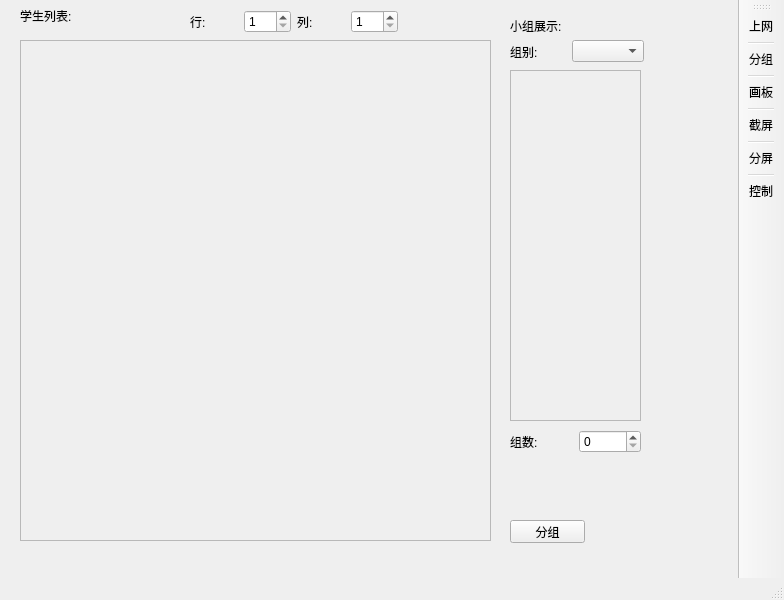
<?xml version="1.0" encoding="UTF-8"?>
<ui version="4.0">
 <class>MainWindow</class>
 <widget class="QMainWindow" name="MainWindow">
  <property name="geometry">
   <rect>
    <x>0</x>
    <y>0</y>
    <width>784</width>
    <height>600</height>
   </rect>
  </property>
  <property name="windowTitle">
   <string>MainWindow</string>
  </property>
  <widget class="QWidget" name="centralwidget">
   <widget class="QScrollArea" name="scrollArea_studentList">
    <property name="geometry">
     <rect>
      <x>20</x>
      <y>40</y>
      <width>471</width>
      <height>501</height>
     </rect>
    </property>
    <property name="widgetResizable">
     <bool>true</bool>
    </property>
    <widget class="QWidget" name="scrollAreaWidgetContents_studentList">
     <property name="geometry">
      <rect>
       <x>0</x>
       <y>0</y>
       <width>469</width>
       <height>499</height>
      </rect>
     </property>
    </widget>
   </widget>
   <widget class="QScrollArea" name="scrollArea_grouplist">
    <property name="geometry">
     <rect>
      <x>510</x>
      <y>70</y>
      <width>131</width>
      <height>351</height>
     </rect>
    </property>
    <property name="widgetResizable">
     <bool>true</bool>
    </property>
    <widget class="QWidget" name="scrollAreaWidgetContents_groupList">
     <property name="geometry">
      <rect>
       <x>0</x>
       <y>0</y>
       <width>129</width>
       <height>349</height>
      </rect>
     </property>
    </widget>
   </widget>
   <widget class="QLabel" name="label_studentList">
    <property name="geometry">
     <rect>
      <x>20</x>
      <y>10</y>
      <width>54</width>
      <height>12</height>
     </rect>
    </property>
    <property name="text">
     <string>学生列表:</string>
    </property>
   </widget>
   <widget class="QLabel" name="label_groupView">
    <property name="geometry">
     <rect>
      <x>510</x>
      <y>20</y>
      <width>54</width>
      <height>12</height>
     </rect>
    </property>
    <property name="text">
     <string>小组展示:</string>
    </property>
   </widget>
   <widget class="QPushButton" name="pushButton_grouping">
    <property name="geometry">
     <rect>
      <x>510</x>
      <y>520</y>
      <width>75</width>
      <height>23</height>
     </rect>
    </property>
    <property name="text">
     <string>分组</string>
    </property>
   </widget>
   <widget class="QWidget" name="layoutWidget">
    <property name="geometry">
     <rect>
      <x>510</x>
      <y>40</y>
      <width>134</width>
      <height>23</height>
     </rect>
    </property>
    <layout class="QHBoxLayout" name="horizontalLayout">
     <item>
      <widget class="QLabel" name="label">
       <property name="text">
        <string>组别:</string>
       </property>
      </widget>
     </item>
     <item>
      <widget class="QComboBox" name="comboBox_group"/>
     </item>
    </layout>
   </widget>
   <widget class="QWidget" name="layoutWidget">
    <property name="geometry">
     <rect>
      <x>190</x>
      <y>10</y>
      <width>208</width>
      <height>23</height>
     </rect>
    </property>
    <layout class="QHBoxLayout" name="horizontalLayout_2">
     <item>
      <widget class="QLabel" name="label_row">
       <property name="text">
        <string>行:</string>
       </property>
      </widget>
     </item>
     <item>
      <widget class="QSpinBox" name="spinBox_row">
       <property name="minimum">
        <number>1</number>
       </property>
      </widget>
     </item>
     <item>
      <widget class="QLabel" name="label_col">
       <property name="text">
        <string>列:</string>
       </property>
      </widget>
     </item>
     <item>
      <widget class="QSpinBox" name="spinBox_col">
       <property name="minimum">
        <number>1</number>
       </property>
      </widget>
     </item>
    </layout>
   </widget>
   <widget class="QWidget" name="layoutWidget">
    <property name="geometry">
     <rect>
      <x>510</x>
      <y>430</y>
      <width>131</width>
      <height>23</height>
     </rect>
    </property>
    <layout class="QHBoxLayout" name="horizontalLayout_3">
     <item>
      <widget class="QLabel" name="label_groupNum">
       <property name="text">
        <string>组数:</string>
       </property>
      </widget>
     </item>
     <item>
      <widget class="QSpinBox" name="spinBox_groupNum"/>
     </item>
    </layout>
   </widget>
  </widget>
  <widget class="QMenuBar" name="menubar">
   <property name="geometry">
    <rect>
     <x>0</x>
     <y>0</y>
     <width>784</width>
     <height>26</height>
    </rect>
   </property>
  </widget>
  <widget class="QStatusBar" name="statusbar"/>
  <widget class="QToolBar" name="toolBar">
   <property name="windowTitle">
    <string>toolBar</string>
   </property>
   <attribute name="toolBarArea">
    <enum>RightToolBarArea</enum>
   </attribute>
   <attribute name="toolBarBreak">
    <bool>false</bool>
   </attribute>
   <addaction name="action_surf"/>
   <addaction name="separator"/>
   <addaction name="action_grouping"/>
   <addaction name="separator"/>
   <addaction name="action_draw"/>
   <addaction name="separator"/>
   <addaction name="action_shortCut"/>
   <addaction name="separator"/>
   <addaction name="action_shareScreen"/>
   <addaction name="separator"/>
   <addaction name="action_contral"/>
  </widget>
  <action name="action_surf">
   <property name="text">
    <string>上网</string>
   </property>
   <property name="toolTip">
    <string>&lt;html&gt;&lt;head/&gt;&lt;body&gt;&lt;p&gt;上网&lt;/p&gt;&lt;/body&gt;&lt;/html&gt;</string>
   </property>
  </action>
  <action name="action_grouping">
   <property name="text">
    <string>分组</string>
   </property>
   <property name="toolTip">
    <string>&lt;html&gt;&lt;head/&gt;&lt;body&gt;&lt;p&gt;分组&lt;/p&gt;&lt;/body&gt;&lt;/html&gt;</string>
   </property>
  </action>
  <action name="action_draw">
   <property name="text">
    <string>画板</string>
   </property>
   <property name="toolTip">
    <string>&lt;html&gt;&lt;head/&gt;&lt;body&gt;&lt;p&gt;画板&lt;/p&gt;&lt;/body&gt;&lt;/html&gt;</string>
   </property>
  </action>
  <action name="action_shortCut">
   <property name="text">
    <string>截屏</string>
   </property>
   <property name="toolTip">
    <string>&lt;html&gt;&lt;head/&gt;&lt;body&gt;&lt;p&gt;截屏&lt;/p&gt;&lt;/body&gt;&lt;/html&gt;</string>
   </property>
  </action>
  <action name="action_shareScreen">
   <property name="text">
    <string>分屏</string>
   </property>
   <property name="toolTip">
    <string>&lt;html&gt;&lt;head/&gt;&lt;body&gt;&lt;p&gt;屏幕分享&lt;/p&gt;&lt;/body&gt;&lt;/html&gt;</string>
   </property>
  </action>
  <action name="action_contral">
   <property name="text">
    <string>控制</string>
   </property>
   <property name="toolTip">
    <string>&lt;html&gt;&lt;head/&gt;&lt;body&gt;&lt;p&gt;控制学生&lt;/p&gt;&lt;/body&gt;&lt;/html&gt;</string>
   </property>
  </action>
 </widget>
 <resources/>
 <connections/>
</ui>
